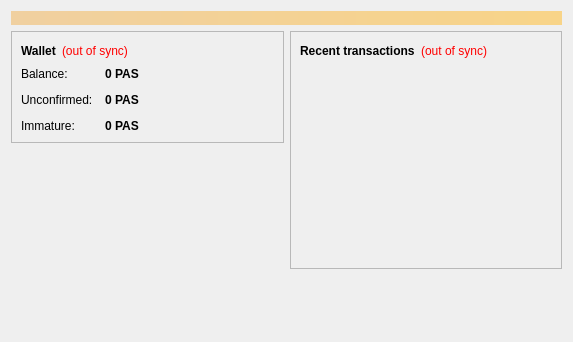
<?xml version="1.0" encoding="UTF-8"?>
<ui version="4.0">
 <class>OverviewPage</class>
 <widget class="QWidget" name="OverviewPage">
  <property name="geometry">
   <rect>
    <x>0</x>
    <y>0</y>
    <width>573</width>
    <height>342</height>
   </rect>
  </property>
  <property name="windowTitle">
   <string>Form</string>
  </property>
  <layout class="QVBoxLayout" name="topLayout">
   <item>
    <widget class="QLabel" name="labelAlerts">
     <property name="visible">
      <bool>false</bool>
     </property>
     <property name="styleSheet">
      <string notr="true">background-color: qlineargradient(x1: 0, y1: 0, x2: 1, y2: 0, stop:0 #F0D0A0, stop:1 #F8D488); color:#000000;</string>
     </property>
     <property name="wordWrap">
      <bool>true</bool>
     </property>
     <property name="margin">
      <number>3</number>
     </property>
    </widget>
   </item>
   <item>
    <layout class="QHBoxLayout" name="horizontalLayout" stretch="1,1">
     <item>
      <layout class="QVBoxLayout" name="verticalLayout_2">
       <item>
        <widget class="QFrame" name="frame">
         <property name="frameShape">
          <enum>QFrame::StyledPanel</enum>
         </property>
         <property name="frameShadow">
          <enum>QFrame::Raised</enum>
         </property>
         <layout class="QVBoxLayout" name="verticalLayout_4">
          <item>
           <layout class="QHBoxLayout" name="horizontalLayout_4">
            <item>
             <widget class="QLabel" name="label_5">
              <property name="font">
               <font>
                <weight>75</weight>
                <bold>true</bold>
               </font>
              </property>
              <property name="text">
               <string>Wallet</string>
              </property>
             </widget>
            </item>
            <item>
             <widget class="QLabel" name="labelWalletStatus">
              <property name="toolTip">
               <string>The displayed information may be out of date. Your wallet automatically synchronizes with the PayCash network after a connection is established, but this process has not completed yet.</string>
              </property>
              <property name="styleSheet">
               <string notr="true">QLabel { color: red; }</string>
              </property>
              <property name="text">
               <string notr="true">(out of sync)</string>
              </property>
              <property name="alignment">
               <set>Qt::AlignLeading|Qt::AlignLeft|Qt::AlignVCenter</set>
              </property>
             </widget>
            </item>
            <item>
             <spacer name="horizontalSpacer_2">
              <property name="orientation">
               <enum>Qt::Horizontal</enum>
              </property>
              <property name="sizeHint" stdset="0">
               <size>
                <width>40</width>
                <height>20</height>
               </size>
              </property>
             </spacer>
            </item>
           </layout>
          </item>
          <item>
           <layout class="QFormLayout" name="formLayout_2">
            <property name="fieldGrowthPolicy">
             <enum>QFormLayout::AllNonFixedFieldsGrow</enum>
            </property>
            <property name="horizontalSpacing">
             <number>12</number>
            </property>
            <property name="verticalSpacing">
             <number>12</number>
            </property>
            <item row="0" column="0">
             <widget class="QLabel" name="label">
              <property name="text">
               <string>Balance:</string>
              </property>
             </widget>
            </item>
            <item row="0" column="1">
             <widget class="QLabel" name="labelBalance">
              <property name="font">
               <font>
                <weight>75</weight>
                <bold>true</bold>
               </font>
              </property>
              <property name="cursor">
               <cursorShape>IBeamCursor</cursorShape>
              </property>
              <property name="toolTip">
               <string>Your current balance</string>
              </property>
              <property name="text">
               <string notr="true">0 PAS</string>
              </property>
              <property name="textInteractionFlags">
               <set>Qt::LinksAccessibleByMouse|Qt::TextSelectableByKeyboard|Qt::TextSelectableByMouse</set>
              </property>
             </widget>
            </item>
            <item row="1" column="0">
             <widget class="QLabel" name="label_3">
              <property name="text">
               <string>Unconfirmed:</string>
              </property>
             </widget>
            </item>
            <item row="1" column="1">
             <widget class="QLabel" name="labelUnconfirmed">
              <property name="font">
               <font>
                <weight>75</weight>
                <bold>true</bold>
               </font>
              </property>
              <property name="cursor">
               <cursorShape>IBeamCursor</cursorShape>
              </property>
              <property name="toolTip">
               <string>Total of transactions that have yet to be confirmed, and do not yet count toward the current balance</string>
              </property>
              <property name="text">
               <string notr="true">0 PAS</string>
              </property>
              <property name="textInteractionFlags">
               <set>Qt::LinksAccessibleByMouse|Qt::TextSelectableByKeyboard|Qt::TextSelectableByMouse</set>
              </property>
             </widget>
            </item>
            <item row="2" column="0">
             <widget class="QLabel" name="labelImmatureText">
              <property name="text">
               <string>Immature:</string>
              </property>
             </widget>
            </item>
            <item row="2" column="1">
             <widget class="QLabel" name="labelImmature">
              <property name="font">
               <font>
                <weight>75</weight>
                <bold>true</bold>
               </font>
              </property>
              <property name="toolTip">
               <string>Mined balance that has not yet matured</string>
              </property>
              <property name="text">
               <string notr="true">0 PAS</string>
              </property>
              <property name="textInteractionFlags">
               <set>Qt::LinksAccessibleByMouse|Qt::TextSelectableByKeyboard|Qt::TextSelectableByMouse</set>
              </property>
             </widget>
            </item>
           </layout>
          </item>
         </layout>
        </widget>
       </item>
       <item>
        <spacer name="verticalSpacer">
         <property name="orientation">
          <enum>Qt::Vertical</enum>
         </property>
         <property name="sizeHint" stdset="0">
          <size>
           <width>20</width>
           <height>40</height>
          </size>
         </property>
        </spacer>
       </item>
      </layout>
     </item>
     <item>
      <layout class="QVBoxLayout" name="verticalLayout_3">
       <item>
        <widget class="QFrame" name="frame_2">
         <property name="frameShape">
          <enum>QFrame::StyledPanel</enum>
         </property>
         <property name="frameShadow">
          <enum>QFrame::Raised</enum>
         </property>
         <layout class="QVBoxLayout" name="verticalLayout">
          <item>
           <layout class="QHBoxLayout" name="horizontalLayout_2">
            <item>
             <widget class="QLabel" name="label_4">
              <property name="text">
               <string>&lt;b&gt;Recent transactions&lt;/b&gt;</string>
              </property>
             </widget>
            </item>
            <item>
             <widget class="QLabel" name="labelTransactionsStatus">
              <property name="toolTip">
               <string>The displayed information may be out of date. Your wallet automatically synchronizes with the PayCash network after a connection is established, but this process has not completed yet.</string>
              </property>
              <property name="styleSheet">
               <string notr="true">QLabel { color: red; }</string>
              </property>
              <property name="text">
               <string notr="true">(out of sync)</string>
              </property>
              <property name="alignment">
               <set>Qt::AlignRight|Qt::AlignTrailing|Qt::AlignVCenter</set>
              </property>
             </widget>
            </item>
            <item>
             <spacer name="horizontalSpacer">
              <property name="orientation">
               <enum>Qt::Horizontal</enum>
              </property>
              <property name="sizeHint" stdset="0">
               <size>
                <width>40</width>
                <height>20</height>
               </size>
              </property>
             </spacer>
            </item>
           </layout>
          </item>
          <item>
           <widget class="QListView" name="listTransactions">
            <property name="styleSheet">
             <string notr="true">QListView { background: transparent; }</string>
            </property>
            <property name="frameShape">
             <enum>QFrame::NoFrame</enum>
            </property>
            <property name="verticalScrollBarPolicy">
             <enum>Qt::ScrollBarAlwaysOff</enum>
            </property>
            <property name="horizontalScrollBarPolicy">
             <enum>Qt::ScrollBarAlwaysOff</enum>
            </property>
            <property name="selectionMode">
             <enum>QAbstractItemView::NoSelection</enum>
            </property>
           </widget>
          </item>
         </layout>
        </widget>
       </item>
       <item>
        <spacer name="verticalSpacer_2">
         <property name="orientation">
          <enum>Qt::Vertical</enum>
         </property>
         <property name="sizeHint" stdset="0">
          <size>
           <width>20</width>
           <height>40</height>
          </size>
         </property>
        </spacer>
       </item>
      </layout>
     </item>
    </layout>
   </item>
  </layout>
 </widget>
 <resources/>
 <connections/>
</ui>
